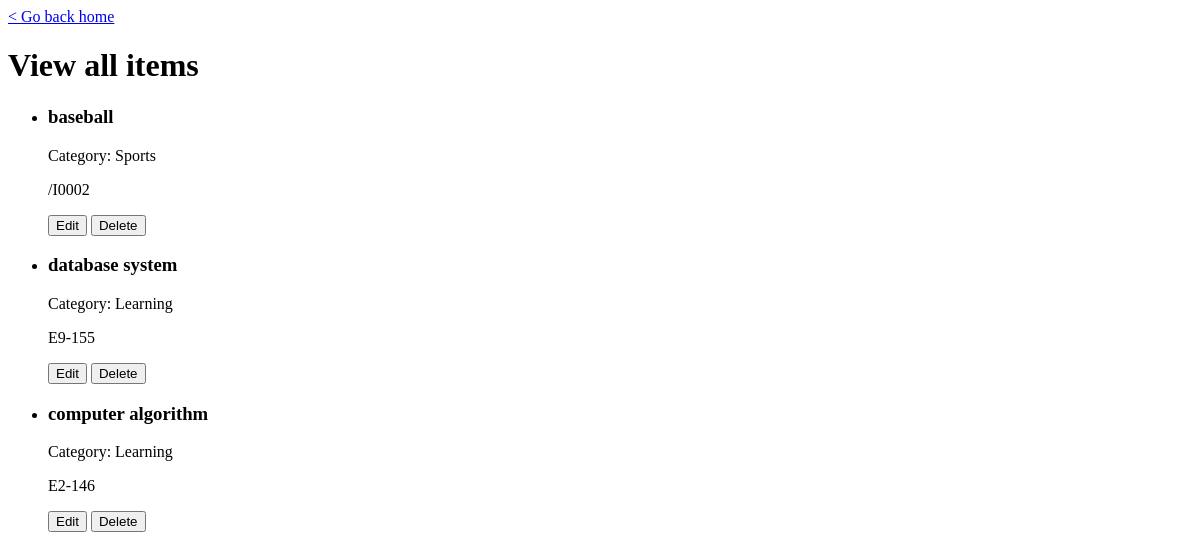
Page /items/listAll on the earlier database version.
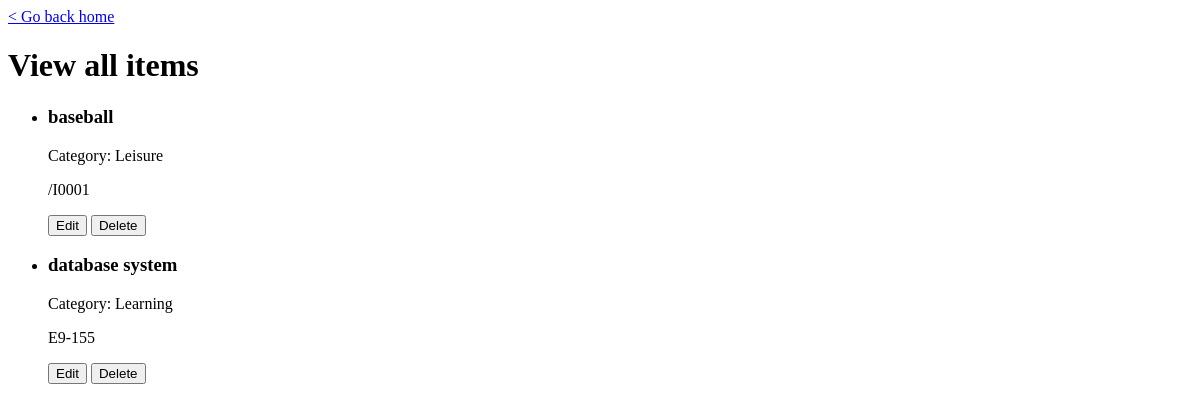
Same page on the later database version.
### MainApp/models.py (models this page shows, shortened)
class Items(db.Model):
    __tablename__ = 'Items'
    Category = db.Column(db.VARCHAR(20), nullable=False)
    ItemNumber = db.Column(db.CHAR(6), primary_key=True)
    Name = db.Column(db.VARCHAR(50), nullable=False)
    item_referenced_by_record = db.relationship('Records', lazy=True, cascade='delete')
    item_referenced_by_goal = db.relationship('Goals', lazy=True, cascade='delete')

### main.py (the view)
@app.route('/items/listAll')
def items_listAll():
    return items_views.listItems()

### MainApp/Items/views.py (called while the page is built)
def listItems():
    numberOfItems = db.session.execute('SELECT COUNT(*) AS Number '+
                                       'FROM Items').fetchall()[0].Number
    if numberOfItems > 0:
        return render_template('items/item_listAll.html', items=Items.query.all())
    else:
        return render_template('items/item_listAll.html')

### MainApp/templates/items/item_listAll.html (shortened to what this page needs)
<!doctype html>
<html>
    <body onload="setInfo()">
        <a href="/home" title="go to Homepage">&lt; Go back home</a>
        <div class="itemContainer">
            <h1 class="itemContainer">View all items</h1>
            <ul class="setItems">
                {% for i in items%}
                <li class="setItems">
                    <h3 class="item" id="name">{{i.Name}}</h3>
                    <p class="item" id="category">Category: {{i.Category}}</p>
                    <p class="item" id="itemNumber">{{i.ItemNumber}}</p>
                    <button type="modifyRequest" onclick="sendModifyRequest('{{i.ItemNumber}}')">Edit</button>
                    <button type="deleteRequest" onclick="deleteWarn('{{i.ItemNumber}}')">Delete</button>
                </li>
                {% endfor %}
            </ul>
        </div>
    </body>
</html>

Differences in the rows shown:
removed Items: Name "baseball", Category "Sports", ItemNumber "/I0002"
removed Items: Name "computer algorithm", Category "Learning", ItemNumber "E2-146"
added Items: Name "baseball", Category "Leisure", ItemNumber "/I0001"
